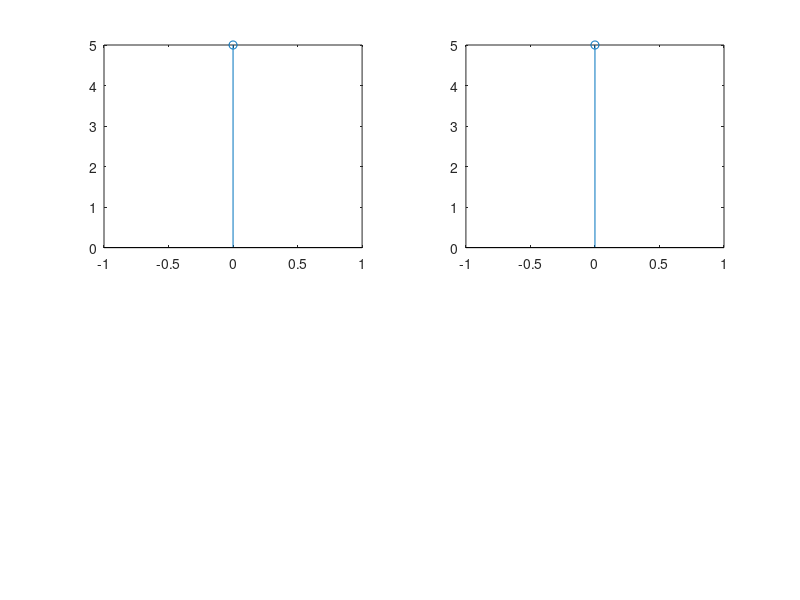

The MATLAB script that drew this image:
xn =input("Enter the sequence")
N=length(xn)
n=0:(N-1);
subplot(2,2,1)
stem(n,xn)

A=0;
for n=0:(N-1);
    k=0:(N-1);
    A(k+1)=A +xn(n+1).*exp(-j.*((2*pi)./N).*k.*n)
  end
  subplot(2,2,2)
  stem(k,abs(A(k+1)))
